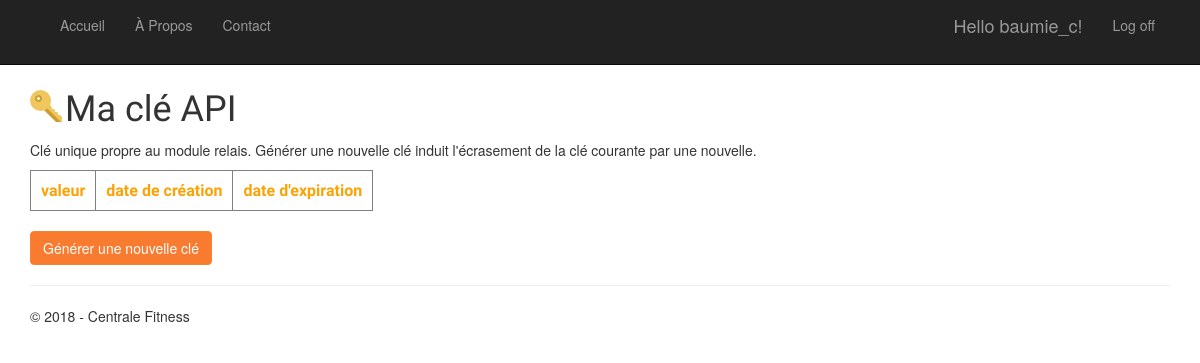
/manage_key (signed in), run on an earlier commit of the app's database.
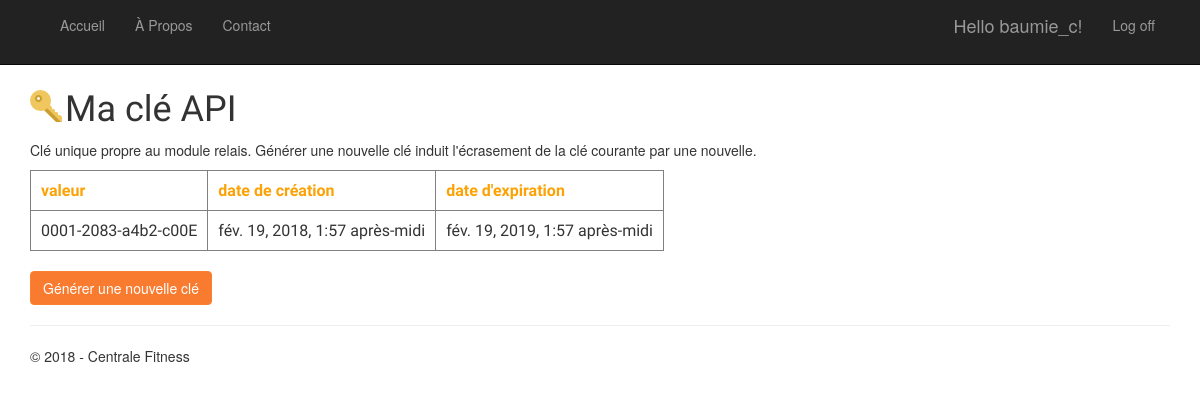
And on a later commit of the database.
### app/models.py (models this page shows, shortened)
class apiKey(models.Model):
    api_key = models.CharField(max_length=64)
    date_creation = models.DateTimeField(default=timezone.now)
    date_expiration = models.DateTimeField(default=timezone.now)

### app/views.py (the view)
# urls.py: url(r'^manage_key$', app.views.manage_key, name='manage_key'),
@login_required
def manage_key(request):
    number_row = apiKey.objects.count()
    keys = apiKey.objects.all()
    return render(
        request,
        'app/manage_key.html',
        {
            'keys' : keys,
            'year':datetime.now().year,
        }
    )

### app/templates/app/manage_key.html (shortened to what this page needs)
﻿{% extends "app/layout.html" %}
{% block content %}
{% load staticfiles %}
    <link rel="stylesheet" href="{% static 'app/content/default.css' %}">
<div>
<p><img class="toplogo" src="../../static/app/key.png" align="left"><h1> Ma clé API</h1></p>
<p>Clé unique propre au module relais. Générer une nouvelle clé induit l'écrasement de la clé courante par une nouvelle.</p>
<table id="key_table" border="1">
	<thead>
		<tr>
			<th>valeur</th>
            <th>date de création</th>
            <th>date d'expiration</th>
        </tr>
    </thead>
    <tbody>
        {% for key in keys %}
        <tr>
			<td>{{ key.api_key }}</td>
            <td>{{ key.date_creation }}</td>
            <td>{{ key.date_expiration }}</td>
        </tr>
        {% endfor %}
    </tbody>
</table>
<p><br><a href="{% url 'new_key' %}" class="btn btn-primary btn-large">G&eacute;n&eacute;rer une nouvelle clé</a></p>
</div>
{% endblock %}

### app/templates/app/layout.html (shortened to what this page needs)
﻿<!DOCTYPE html>
<html>
<head>
    {% load staticfiles %}
    <link rel="stylesheet" type="text/css" href="{% static 'app/content/bootstrap.min.css' %}" />
    <link rel="stylesheet" type="text/css" href="{% static 'app/content/site.css' %}" />
</head>
<body>
    <div class="navbar navbar-inverse navbar-fixed-top">
        <div class="container">
            <div class="navbar-collapse collapse">
                <ul class="nav navbar-nav">
                    <li><a href="{% url 'home' %}">Accueil</a></li>
                    <li><a href="{% url 'about' %}">&Agrave; Propos</a></li>
                    <li><a href="{% url 'contact' %}">Contact</a></li>
                </ul>
                {% include 'app/loginpartial.html' %}
            </div>
        </div>
    </div>
    <div class="container body-content">
{% block content %}{% endblock %}
        <hr/>
        <footer>
            <p>&copy; {{ year }} - Centrale Fitness</p>
        </footer>
    </div>
</body>
</html>

### app/templates/app/loginpartial.html (shortened to what this page needs)
{% if user.is_authenticated %}
<form id="logoutForm" action="/logout" method="post" class="navbar-right">
    <ul class="nav navbar-nav navbar-right">
        <li><span class="navbar-brand">Hello {{ user.username }}!</span></li>
        <li><a href="javascript:document.getElementById('logoutForm').submit()">Log off</a></li>
    </ul>
</form>
{% else %}
<ul class="nav navbar-nav navbar-right">
    <li><a href="{% url 'login' %}">Log in</a></li>
</ul>
{% endif %}

### app/static/app/content/site.css (style rules this page uses)
body { padding-top: 50px; padding-bottom: 20px; }
.body-content { padding-left: 15px; padding-right: 15px; }

### app/static/app/content/default.css (style rules this page uses)
h1 { font-family: 'Raleway', serif; }
th { padding: 10px 10px 10px 10px; color: #FCA205; font-family: 'Raleway', serif; }
td { padding-left: 10px; padding-top: 10px; padding-bottom: 10px; padding-right: 10px; font-family: 'Raleway', serif; }

What changed in the data, as far as the page shows it:
added apiKey: api_key "0001-2083-a4b2-c00E", date_creation "fév. 19, 2018, 1:57 après-midi", date_expiration "fév. 19, 2019, 1:57 après-midi"
